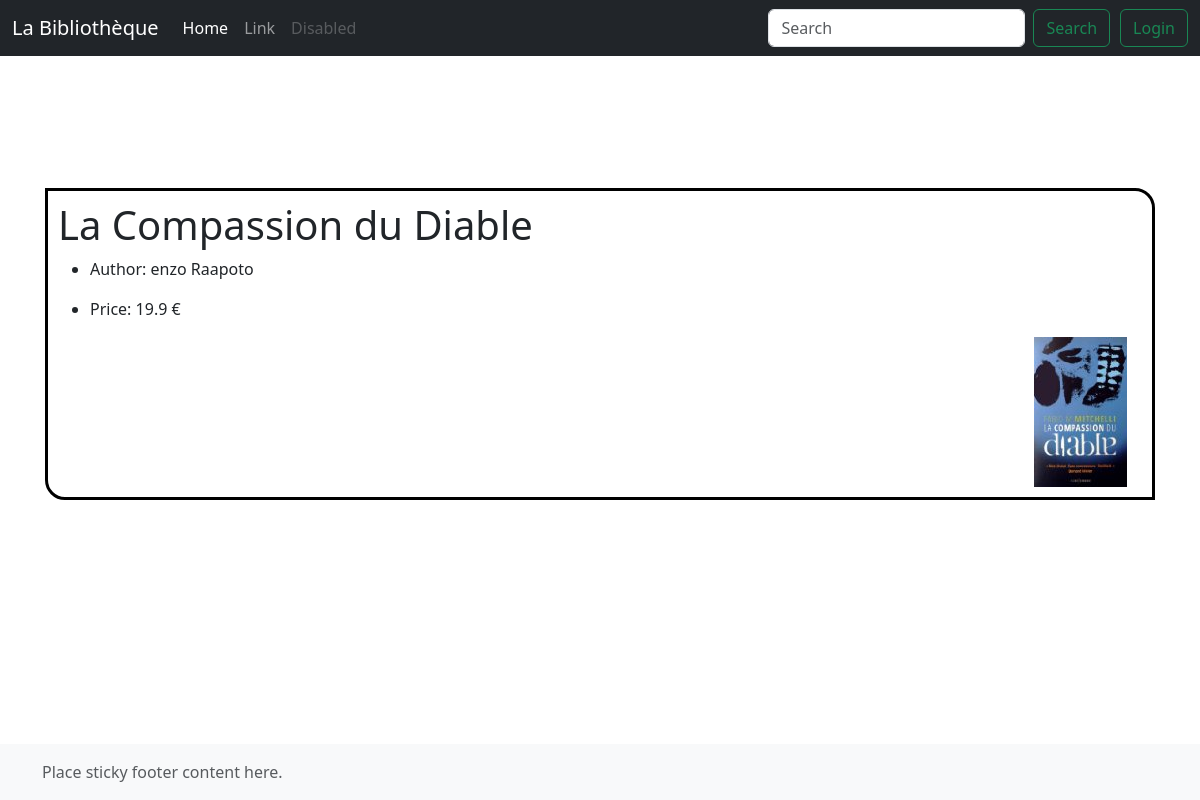
/detail/0, run on an earlier commit of the app's database.
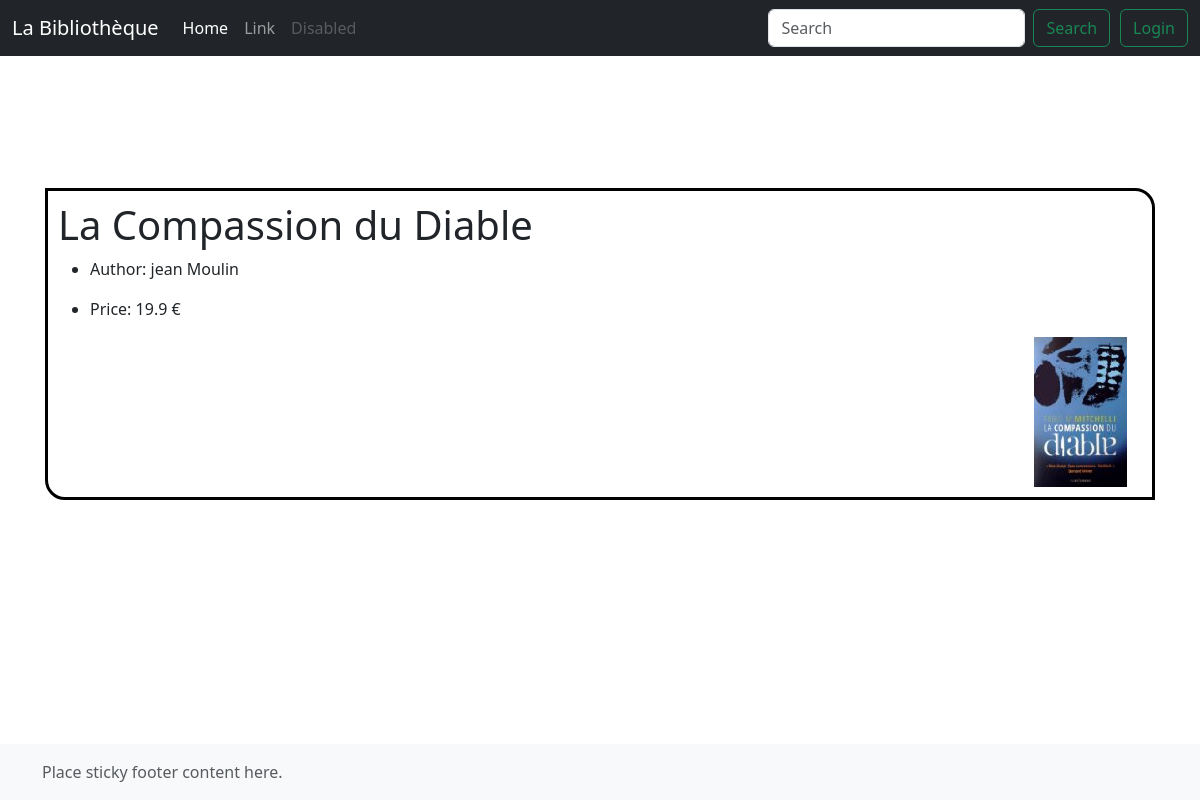
And on a later commit of the database.
### tuto/models.py (models this page shows, shortened)
class Book(db.Model):
    id = db.Column(db.Integer, primary_key = True)
    price = db.Column(db.Float)
    url = db.Column(db.String(200))
    image = db.Column(db.String(200))
    title = db.Column(db.String(100))
    author_id = db.Column(db.Integer, db.ForeignKey("author.id"))
    author = db.relationship("Author", backref=db.backref("books", lazy="dynamic"))

class Author(db.Model):
    id = db.Column(db.Integer,primary_key = True)
    name = db.Column(db.String(100))

### tuto/views.py (the view)
@app.route("/detail/<id>")
def detail(id):
    books = get_sample()
    book = books[int(id)]
    return render_template(
    "detail.html",
    b=book)

### tuto/models.py (called while the page is built)
def get_sample():
    return Book.query.limit(10).all()

### tuto/templates/detail.html
{% extends "base.html" %}
{% block styles %}
{{ super() }}
<link rel="stylesheet" href="{{url_for('static', filename='home.css')}}">
{% endblock %}
{% block content %}
    <div id="StyleForm">
        <h1 id="titreLivre">
            {{b.title}}
        </h1>
        <ul>
            <li id="infoLivre" >Author: {{ b.author.name }}</li>
        </ul>
        <ul>
            <li id="infoLivre" >Price: {{ b.price }} €</li>
        </ul>
        <img id="imgLivre" src='{{ url_for('static', filename='images/'+b.image) }}'
            alt = '{{b.title}}' title = '{{b.title}}'>
    </div>
{% endblock %}

### tuto/templates/base.html (shortened to what this page needs)
<!doctype html>
<html>
<head>
  {% block head %}
  {% block styles %}
  {{bootstrap.load_css()}}
  {% endblock %}
  {% endblock%}
</head>
<body>
  <header>
    <nav class="navbar navbar-expand-md navbar-dark fixed-top bg-dark">
      <div class="container-fluid">
        <a class="navbar-brand" href="/">La Bibliothèque</a>
        <div class="collapse navbar-collapse" id="navbarCollapse">
          <ul class="navbar-nav me-auto mb-2 mb-md-0">
            <li class="nav-item">
              <a class="nav-link active" aria-current="page" href="/">Home</a>
            </li>
            <li class="nav-item">
              <a class="nav-link" href="#">Link</a>
            </li>
            <li class="nav-item">
              <a class="nav-link disabled">Disabled</a>
            </li>
          </ul>
          <form class="d-flex" role="search">
            <input id="barRecherche" class="form-control me-2" type="search" placeholder="Search" aria-label="Search">
            <button id="SearchBtn" class="btn btn-outline-success" type="submit">Search</button>
          </form>
          {% if current_user.is_authenticated %}
            <button id="BtnAuth" class="btn btn-outline-success"><a class="nav-link active" aria-current="page" href="/logout/">Logout</a></button>
          {% else %}
            <button id="BtnAuth" class="btn btn-outline-success"><a class="nav-link active" aria-current="page" href="/login/">Login</a></button>
          {% endif %}
        </div>
      </div>
    </nav>
  </header>
  <main class='flex-shrink-0'>
    <div class='container'>
      {% block content %}{% endblock %}
    </div>
  </main>
  <footer class="footer mt-auto py-3 bg-light">
    <div class="container">
      <span class="text-muted">Place sticky footer content here.</span>
    </div>
  </footer>
</body>
</html>

### tuto/static/home.css (style rules this page uses)
main { margin-top: 8em; }
footer { position: fixed; bottom: 0; width: 100%; }
#barRecherche { margin: 0 10px 0 10px; }
#SearchBtn { margin-right: 10px; }
#StyleForm { border: 3px solid rgba(0, 0, 0); border-radius: 0 20px 0 20px; padding: 10px ; }
#imgLivre { margin-left: 90%; }
main > .container { padding: 60px 15px 0; }

What changed in the data, as far as the page shows it:
changed Author: author.name "enzo Raapoto" → "jean Moulin"
